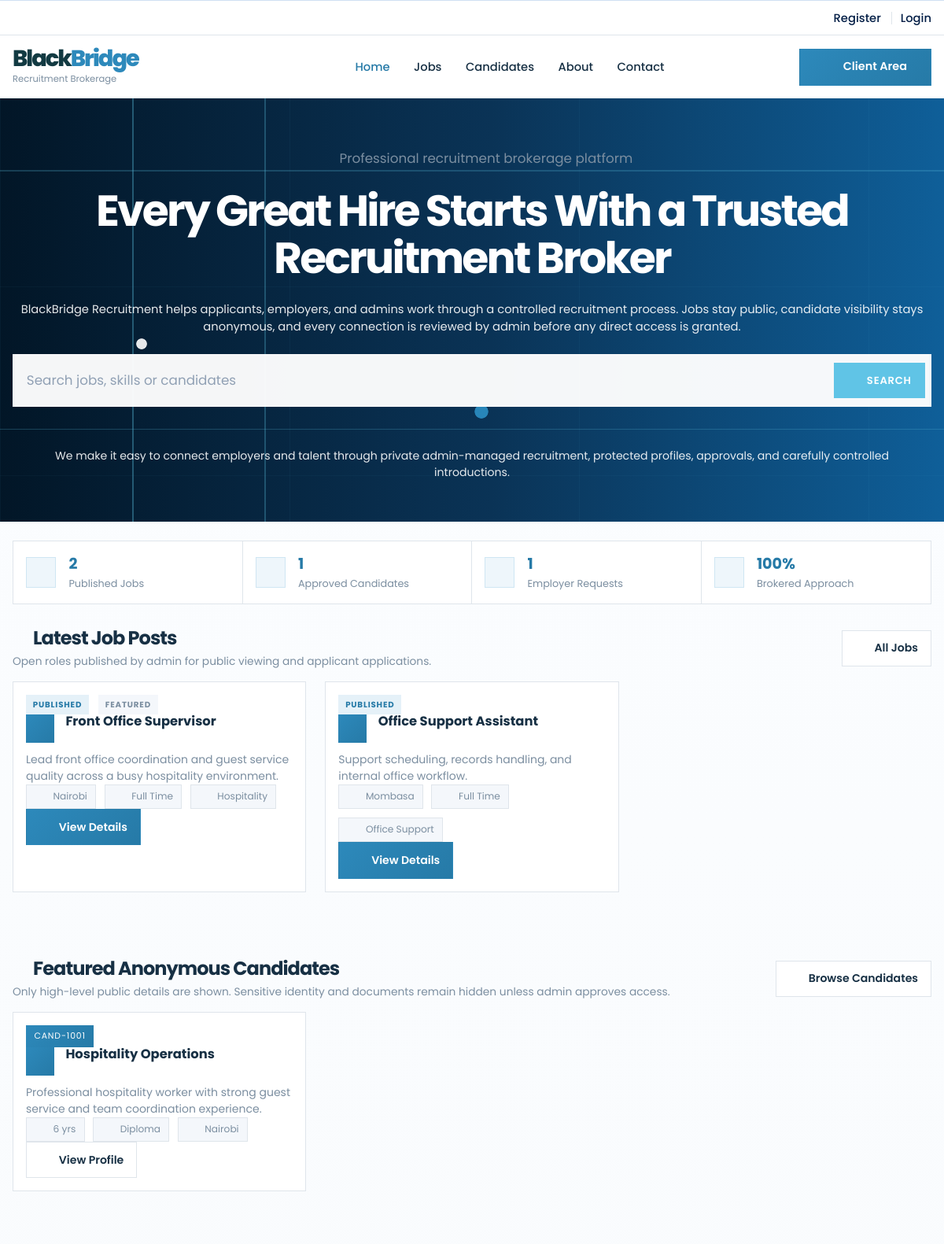
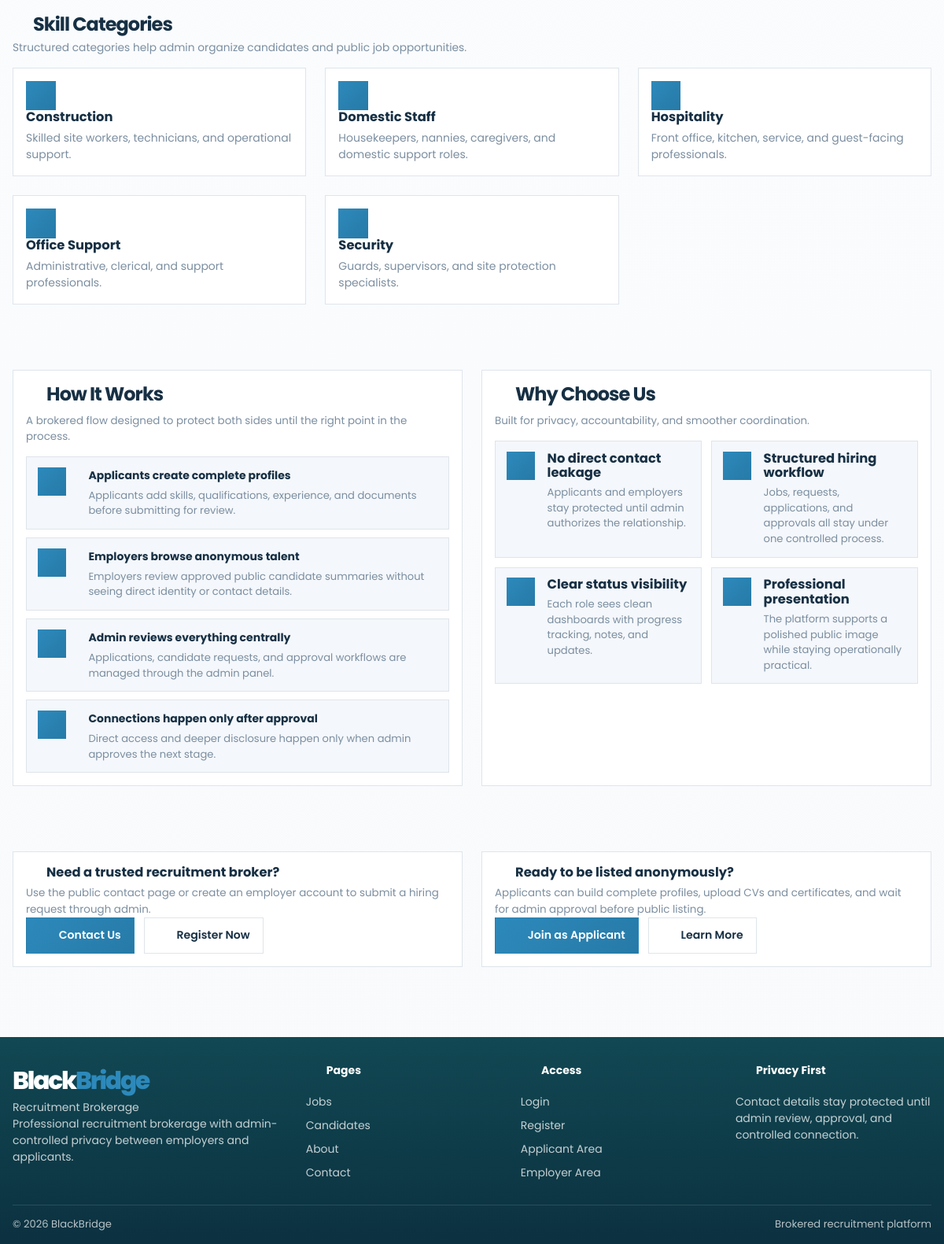
The page / on the database its author committed (2 pictures, top to bottom).
### tables this page shows
CREATE TABLE IF NOT EXISTS jobs (
    id INT UNSIGNED AUTO_INCREMENT PRIMARY KEY,
    title VARCHAR(200) NOT NULL,
    category_id INT UNSIGNED NULL,
    location VARCHAR(150) NOT NULL,
    employment_type VARCHAR(80) NOT NULL,
    salary_min DECIMAL(10, 2) NULL,
    salary_max DECIMAL(10, 2) NULL,
    summary TEXT NOT NULL,
    description LONGTEXT NOT NULL,
    requirements LONGTEXT NULL,
    status ENUM('Draft', 'Published', 'Closed') NOT NULL DEFAULT 'Draft',
    is_featured TINYINT(1) NOT NULL DEFAULT 0,
    created_by INT UNSIGNED NULL,
    created_at DATETIME NOT NULL DEFAULT CURRENT_TIMESTAMP,
    updated_at DATETIME NOT NULL DEFAULT CURRENT_TIMESTAMP ON UPDATE CURRENT_TIMESTAMP,
    CONSTRAINT fk_jobs_category
        FOREIGN KEY (category_id) REFERENCES skill_categories(id)
        ON DELETE SET NULL,
    CONSTRAINT fk_jobs_creator
        FOREIGN KEY (created_by) REFERENCES users(id)
        ON DELETE SET NULL
);

CREATE TABLE IF NOT EXISTS skill_categories (
    id INT UNSIGNED AUTO_INCREMENT PRIMARY KEY,
    name VARCHAR(150) NOT NULL UNIQUE,
    description TEXT NULL,
    is_active TINYINT(1) NOT NULL DEFAULT 1,
    created_at DATETIME NOT NULL DEFAULT CURRENT_TIMESTAMP
);

CREATE TABLE IF NOT EXISTS candidate_profiles (
    id INT UNSIGNED AUTO_INCREMENT PRIMARY KEY,
    user_id INT UNSIGNED NOT NULL UNIQUE,
    candidate_code VARCHAR(30) NOT NULL UNIQUE,
    headline VARCHAR(255) NULL,
    bio TEXT NULL,
    experience_years INT UNSIGNED NOT NULL DEFAULT 0,
    education_level VARCHAR(150) NULL,
    location VARCHAR(150) NULL,
    expected_salary_min DECIMAL(10, 2) NULL,
    expected_salary_max DECIMAL(10, 2) NULL,
    availability VARCHAR(80) NULL,
    address TEXT NULL,
    status ENUM('Draft', 'Pending', 'Approved', 'Rejected') NOT NULL DEFAULT 'Draft',
    approval_notes TEXT NULL,
    admin_notes TEXT NULL,
    is_featured TINYINT(1) NOT NULL DEFAULT 0,
    submitted_at DATETIME NULL,
    approved_at DATETIME NULL,
    created_at DATETIME NOT NULL DEFAULT CURRENT_TIMESTAMP,
    updated_at DATETIME NOT NULL DEFAULT CURRENT_TIMESTAMP ON UPDATE CURRENT_TIMESTAMP,
    CONSTRAINT fk_candidate_profiles_user
        FOREIGN KEY (user_id) REFERENCES users(id)
        ON DELETE CASCADE
);

### index.php (the view, shortened to what the rows shown need)
<?php
require_once __DIR__ . '/config/config.php';
$latestJobs = $pdo->query(
    'SELECT j.*, sc.name AS category_name
     FROM jobs j
     LEFT JOIN skill_categories sc ON sc.id = j.category_id
     WHERE j.status = "Published"
     ORDER BY j.is_featured DESC, j.created_at DESC
     LIMIT 6'
)->fetchAll();
$featuredCandidates = $pdo->query(
    'SELECT cp.*,
            (
                SELECT cs.skill_name
                FROM candidate_skills cs
                WHERE cs.profile_id = cp.id
                ORDER BY cs.id ASC
                LIMIT 1
            ) AS primary_skill
     FROM candidate_profiles cp
     WHERE cp.status = "Approved"
     ORDER BY cp.is_featured DESC, cp.approved_at DESC, cp.created_at DESC
     LIMIT 6'
)->fetchAll();
$categories = $pdo->query(
    'SELECT id, name, description
     FROM skill_categories
     WHERE is_active = 1
     ORDER BY name
     LIMIT 8'
)->fetchAll();
require_once __DIR__ . '/includes/header.php';
?>
<section class="hero hero-home">
    <div class="container hero-home-inner">
        <h1><?= nl2br(e(site_setting($pdo, 'home.title', 'Every Great Hire Starts With a Trusted Recruitment Broker'))) ?></h1>
    </div>
</section>
<section class="section">
    <div class="container">
        <div class="section-head">
            <div>
                <h2><?= ui_icon('briefcase', 'section-icon section-icon-inline') ?><?= e(site_setting($pdo, 'home.jobs_title', 'Latest Job Posts')) ?></h2>
            </div>
        </div>
        <div class="cards-grid">
            <?php foreach ($latestJobs as $job): ?>
                <article class="card">
                    <div class="stack-row">
                        <span class="badge <?= e(status_badge_class($job['status'])) ?>"><?= e($job['status']) ?></span>
                        <?php if ((int) $job['is_featured'] === 1): ?>
                            <span class="badge badge-neutral">Featured</span>
                        <?php endif; ?>
                    </div>
                    <div class="card-title-row">
                        <span class="icon-badge"><?= ui_icon('briefcase', 'card-inline-icon') ?></span>
                        <h3><?= e($job['title']) ?></h3>
                    </div>
                    <p><?= e(truncate_text($job['summary'], 150)) ?></p>
                    <div class="inline-meta">
                        <span><?= ui_icon('map', 'ui-icon') ?><?= e($job['location']) ?></span>
                        <span><?= ui_icon('clipboard', 'ui-icon') ?><?= e($job['employment_type']) ?></span>
                        <span><?= ui_icon('category', 'ui-icon') ?><?= e($job['category_name'] ?: 'General') ?></span>
                    </div>
                    <div class="card-actions">
                        <a class="button button-dark" href="<?= e(app_url('job-details.php?id=' . $job['id'])) ?>">
                            <?= ui_icon('document', 'button-icon') ?>
                            View Details
                        </a>
                    </div>
                </article>
            <?php endforeach; ?>
        </div>
    </div>
</section>
<section class="section">
    <div class="container">
        <div class="section-head">
            <div>
                <h2><?= ui_icon('users', 'section-icon section-icon-inline') ?><?= e(site_setting($pdo, 'home.candidates_title', 'Featured Anonymous Candidates')) ?></h2>
            </div>
        </div>
        <div class="cards-grid">
            <?php foreach ($featuredCandidates as $candidate): ?>
                <?php $summary = candidate_public_summary($candidate); ?>
                <article class="card">
                    <span class="candidate-code-badge"><?= e($summary['candidate_code']) ?></span>
                    <div class="card-title-row">
                        <span class="icon-badge"><?= ui_icon('user-check', 'card-inline-icon') ?></span>
                        <h3><?= e($summary['primary_skill']) ?></h3>
                    </div>
                    <p><?= e(truncate_text($summary['bio'], 130)) ?></p>
                    <div class="inline-meta">
                        <span><?= ui_icon('chart', 'ui-icon') ?><?= e($summary['experience_years']) ?> yrs</span>
                        <span><?= ui_icon('document', 'ui-icon') ?><?= e($summary['education_level']) ?></span>
                        <span><?= ui_icon('map', 'ui-icon') ?><?= e($summary['location']) ?></span>
                    </div>
                    <div class="card-actions">
                        <a class="ghost-button" href="<?= e(app_url('candidate-details.php?id=' . $candidate['id'])) ?>">
                            <?= ui_icon('document', 'button-icon') ?>
                            View Profile
                        </a>
                    </div>
                </article>
            <?php endforeach; ?>
        </div>
    </div>
</section>
<section class="section">
    <div class="container">
        <div class="section-head">
            <div>
                <h2><?= ui_icon('category', 'section-icon section-icon-inline') ?><?= e(site_setting($pdo, 'home.categories_title', 'Skill Categories')) ?></h2>
            </div>
        </div>
        <div class="cards-grid">
            <?php foreach ($categories as $category): ?>
                <article class="card">
                    <span class="metric-icon"><?= ui_icon('category', 'metric-icon-svg') ?></span>
                    <h3><?= e($category['name']) ?></h3>
                    <p><?= e($category['description'] ?: 'Curated recruitment category for targeted hiring.') ?></p>
                </article>
            <?php endforeach; ?>
        </div>
    </div>
</section>
<section class="section">
    <div class="container split-layout">
        <article class="panel">
            <div class="section-head">
                <div>
                    <h2><?= ui_icon('shield', 'section-icon section-icon-inline') ?><?= e(site_setting($pdo, 'home.how_title', 'How It Works')) ?></h2>
                </div>
            </div>
        </article>
        <article class="panel">
            <div class="section-head">
                <div>
                    <h2><?= ui_icon('star', 'section-icon section-icon-inline') ?><?= e(site_setting($pdo, 'home.why_title', 'Why Choose Us')) ?></h2>
                </div>
            </div>
        </article>
    </div>
</section>
<?php require_once __DIR__ . '/includes/footer.php'; ?>

### includes/functions.php (shortened to what the rows shown need)
<?php
function app_url(string $path = ''): string
{
    $path = ltrim($path, '/');
    return BASE_URL . ($path !== '' ? '/' . $path : '');
}
function e(mixed $value): string
{
    return htmlspecialchars((string) $value, ENT_QUOTES, 'UTF-8');
}
function truncate_text(?string $text, int $length = 140): string
{
    $text = trim((string) $text);
    if (mb_strlen($text) <= $length) {
        return $text;
    }
    return mb_substr($text, 0, $length - 3) . '...';
}
function salary_range_display(mixed $minimum, mixed $maximum): string
{
    $minimum = $minimum !== null && $minimum !== '' ? number_format((float) $minimum) : null;
    $maximum = $maximum !== null && $maximum !== '' ? number_format((float) $maximum) : null;
    if ($minimum !== null && $maximum !== null) {
        return '$' . $minimum . ' - $' . $maximum;
    }
    return 'Negotiable';
}
function status_badge_class(string $status): string
{
    $normalized = strtolower($status);
    return match ($normalized) {
        'approved', 'connected', 'published', 'active' => 'badge-success',
        'rejected', 'closed', 'inactive' => 'badge-danger',
        'reviewing', 'pending', 'draft' => 'badge-warning',
        default => 'badge-neutral',
    };
}
function candidate_public_summary(array $candidate): array
{
    return [
        'candidate_code' => $candidate['candidate_code'] ?? 'Protected',
        'primary_skill' => $candidate['primary_skill'] ?? 'General Skills',
        'experience_years' => $candidate['experience_years'] ?? '0',
        'education_level' => $candidate['education_level'] ?? 'Not specified',
        'location' => $candidate['location'] ?? 'Undisclosed',
        'salary_range' => salary_range_display(
            $candidate['expected_salary_min'] ?? null,
            $candidate['expected_salary_max'] ?? null
        ),
        'availability' => $candidate['availability'] ?? 'Open',
        'bio' => $candidate['bio'] ?? '',
    ];
}
function ui_icon(string $name, string $class = 'ui-icon'): string
{
    $markup = $icons[$name] ?? $icons['spark'];
    return '<svg class="' . e($class) . '" viewBox="0 0 24 24" fill="none" stroke="currentColor" stroke-width="1.8" stroke-linecap="round" stroke-linejoin="round" aria-hidden="true">' . $markup . '</svg>';
}
function site_settings_map(PDO $pdo, bool $forceRefresh = false): array
{
    static $cache = null;
    if ($cache !== null && !$forceRefresh) {
        return $cache;
    }
    $cache = [];
    foreach (site_setting_definitions() as $group) {
        foreach ($group['fields'] as $key => $definition) {
            if (!array_key_exists($key, $cache)) {
                $cache[$key] = (string) ($definition['default'] ?? '');
            }
        }
    }
    return $cache;
}
function site_setting(PDO $pdo, string $key, string $fallback = ''): string
{
    $settings = site_settings_map($pdo);
    if (array_key_exists($key, $settings)) {
        return (string) $settings[$key];
    }
    return default_site_setting_value($key, $fallback);
}

### rows shown on the page
jobs: status "PUBLISHED", is_featured "FEATURED", title "Front Office Supervisor", summary "Lead front office coordination and guest service quality across a busy hospitality environment.", location "Nairobi", employment_type "Full Time", category.name "Hospitality"
jobs: status "PUBLISHED", title "Office Support Assistant", summary "Support scheduling, records handling, and internal office workflow.", location "Mombasa", employment_type "Full Time", category.name "Office Support"
candidate_profiles: candidate_code "CAND-1001", primary_skill "Hospitality Operations", bio "Professional hospitality worker with strong guest service and team coordination experience.", experience_years "6", education_level "Diploma", location "Nairobi"
skill_categories: name "Construction", description "Skilled site workers, technicians, and operational support."
skill_categories: name "Domestic Staff", description "Housekeepers, nannies, caregivers, and domestic support roles."
skill_categories: name "Hospitality", description "Front office, kitchen, service, and guest-facing professionals."
skill_categories: name "Office Support", description "Administrative, clerical, and support professionals."
skill_categories: name "Security", description "Guards, supervisors, and site protection specialists."

### other values the page prints
$brandPrimary "Black"
$brandAccent "Bridge"
$brandTagline "Recruitment Brokerage"
$item['label'] "Home"
$item['label'] "Jobs"
$item['label'] "Candidates"
$item['label'] "About"
$item['label'] "Contact"
$stat['value'] "2"
$stat['label'] "Published Jobs"
$stat['value'] "1"
$stat['label'] "Approved Candidates"
$stat['label'] "Employer Requests"
$stat['value'] "100%"
$stat['label'] "Brokered Approach"
